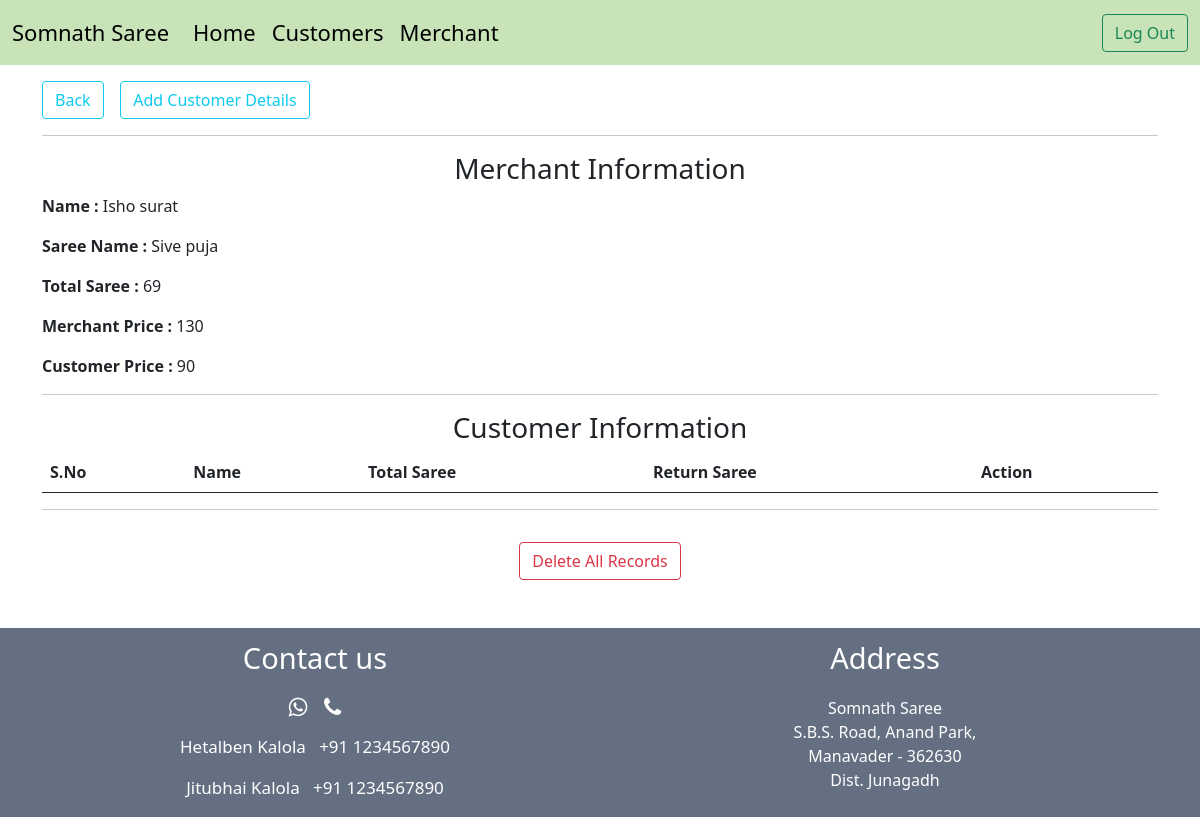
Screenshot of /customerlist.php?m_id=3 (signed in) with the database file from the repository.
### tables this page shows
CREATE TABLE `merchant` (
  `merchant_id` int(10) NOT NULL,
  `merchant_name` varchar(100) NOT NULL,
  `saree_name` varchar(100) NOT NULL,
  `total_saree` int(10) NOT NULL,
  `merchant_price` int(50) NOT NULL,
  `saree_price` int(10) NOT NULL,
  `date` date NOT NULL
);

### customerlist.php (the view, shortened to what this page needs)
<?php
    include 'conponments/_dbconnect.php';
    $m_id = $_GET['m_id'];
    $sql = "SELECT * FROM `merchant` WHERE `merchant_id` = $m_id";
    $result = mysqli_query($conn, $sql);
    while($row = mysqli_fetch_array($result))
    {
        $m_name = $row['merchant_name'];
        $s_name = $row['saree_name'];
        $t_saree = $row['total_saree'];
        $m_price = $row['merchant_price'];
        $price = $row['saree_price'];
    }
?>
<!doctype html>
<html lang="en">
<head>
    <?php include 'conponments/_header.php'; ?>
    <link href="https://cdn.jsdelivr.net/npm/bootstrap@5.0.0-beta3/dist/css/bootstrap.min.css" rel="stylesheet"
>
    <link rel="stylesheet" href="//cdn.datatables.net/1.10.24/css/jquery.dataTables.min.css">
</head>
<body>
    <div class="container mt-3">
        <a href="/somnathsaree/index.php" class="btn btn-outline-info">Back</a> &nbsp;&nbsp;
        <button type="button" class="btn btn-outline-info" data-bs-toggle="modal" data-bs-target="#CustomerModal">
            Add Customer Details
        </button>
    </div>
    <div class="container">
        <hr>
            <h3 class="text-center">Merchant Information</h3>
            <?php
                echo '<p><b>Name : </b>  '.$m_name.'<p>
                <p><b>Saree Name : </b> '.$s_name.' <p>
                <p><b>Total Saree : </b> '.$t_saree.' <p>
                <p><b>Merchant Price : </b> '.$m_price.' <p>
                <p><b>Customer Price : </b> '.$price.' <p>';
            ?>
        <hr>
    </div>
    <div class="container">
        <h3 class="text-center"> Customer Information </h3>
    </div>
    <div class="container">
        <table class="table" id="myTable">
            <thead>
                <tr>
                    <th scope="col">S.No</th>
                    <th scope="col">Name</th>
                    <th scope="col">Total Saree</th>
                    <th scope="col">Return Saree</th>
                    <th scope="col">Action</th>
                </tr>
            </thead>
        </table>
        <hr>
    </div>
    <div class="container text-center mb-5">
        <a href="/somnathsaree/delete_all_customer.php?m_id=<?php echo $m_id;   ?>" class="btn btn-outline-danger mt-3">Delete All Records</a>
    </div>
    <?php include 'conponments/_footer.php';?>
</body>
</html>

### rows the page displays
merchant: merchant_name "Isho surat", saree_name "Sive puja", total_saree "69", merchant_price "130", saree_price "90"
